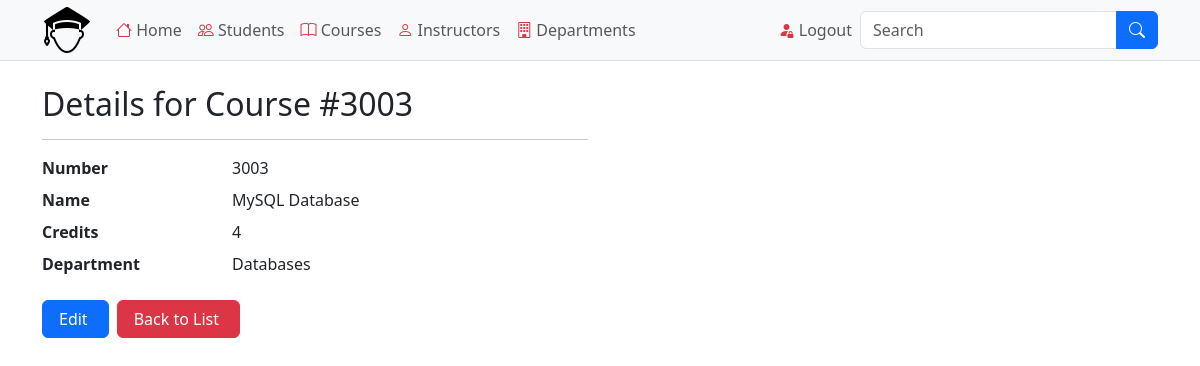
Page /view-course.php?courseId=3003 (signed in) on the committed database.
### tables this page shows
CREATE TABLE `courses` (
  `course_id` int(11) NOT NULL,
  `course_number` int(11) NOT NULL,
  `course_name` varchar(100) DEFAULT NULL,
  `credits` int(11) NOT NULL,
  `instructor_id` int(11) DEFAULT NULL,
  `department_id` int(11) DEFAULT NULL,
  `created_at` timestamp NOT NULL DEFAULT current_timestamp(),
  `updated_at` timestamp NOT NULL DEFAULT current_timestamp() ON UPDATE current_timestamp()
);

CREATE TABLE `departments` (
  `department_id` int(11) NOT NULL,
  `department_name` varchar(100) DEFAULT NULL,
  `salary` float(10,2) DEFAULT NULL,
  `start_date` date DEFAULT NULL,
  `instructor_id` int(11) DEFAULT NULL,
  `created_at` timestamp NOT NULL DEFAULT current_timestamp(),
  `updated_at` timestamp NOT NULL DEFAULT current_timestamp() ON UPDATE current_timestamp()
);

### classes/Db.php (called while the page is built, shortened)
<?php
class DB
{
    private $hostName = 'localhost';
    private $dbUser = 'root';
    private $dbPass = '';
    private $dbName = 'student_management_system';
    private $options = [];
    protected $conn;
    public function __construct()
    {
        if (!isset($this->conn)) {
            try {
                $this->conn = new PDO("mysql:host=" . $this->hostName . "; dbname=" . $this->dbName, $this->dbUser, $this->dbPass, $this->options);
            } catch (PDOException $e) {
                die($e->getMessage());
            }
        }
        return $this->conn;
    }
}

### classes/Course.php (called while the page is built, shortened)
<?php
include_once 'Db.php';
class Course extends DB
{
    public function getCourse($data)
    {
        try {
            $id = $data['courseId'];
            $stmt = $this->conn->prepare(
                "SELECT c.course_number, c.course_name, c.credits,
                        d.department_id, d.department_name
                FROM courses c
                LEFT JOIN departments d
                ON c.department_id = d.department_id
                WHERE course_number = ?"
            );
            $stmt->execute([$id]);
            return $stmt->fetch(PDO::FETCH_ASSOC);
        } catch (PDOException $e) {
            $this->output = $e->getMessage();
            return $this->output;
        }
    }
}

### view-course.php (the view, shortened to what this page needs)
<?php
include './classes/User.php';
include './classes/Course.php';
if (isset($_GET['courseId'])) {
    $courses = new Course();
    $course = $courses->getCourse($_GET);
}
?>
<?php include './includes/header.php'; ?>
<div class="container">
    <div class="row">
        <div class="col-12 col-lg-6">
            <h2 class="mt-4 mb-3">Details for Course #<?= $course['course_number'] ?></h2>
            <hr />
            <dl class="row">
                <dt class="col-sm-4">
                    Number
                </dt>
                <dd class="col-sm-8">
                    <?= $course['course_number'] ?>
                </dd>
                <dt class="col-sm-4">
                    Name
                </dt>
                <dd class="col-sm-8">
                    <?= $course['course_name'] ?>
                </dd>
                <dt class="col-sm-4">
                    Credits
                </dt>
                <dd class="col-sm-8">
                    <?= $course['credits'] ?>
                </dd>
                <dt class="col-sm-4">
                    Department
                </dt>
                <dd class="col-sm-8">
                    <?= $course['department_name'] ?>
                </dd>
            </dl>
            <div class="d-flex gap-2">
                <a href="update-course.php?courseId=<?= $course['course_number'] ?>" class="btn btn-primary custom">Edit</a>
                <a href="courses.php" class="btn btn-danger custom">Back to List</a>
            </div>
        </div>
    </div>
</div>
<?php include './includes/footer.php'; ?>

### assets/css/styles.css (style rules this page uses)
html, body { height: 100%; }
.btn.custom { padding-left: 1rem !important; padding-right: 1.25rem !important; }

### rows in the picture
courses: course_number "3003", course_name "MySQL Database", credits "4", department.department_name "Databases"
